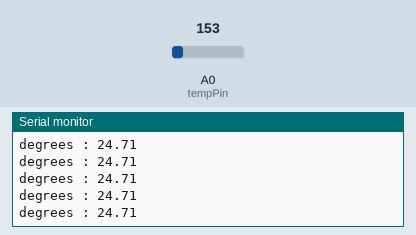
Bench run of a sketch on a simulated Arduino Uno, built with avr-gcc and run on an emulated ATmega328P. Parts: the last lines printed to the serial monitor. The inputs (shaded band) are chosen by the test bench; at power-on: A0 (tempPin) = 153.

Above: at 1.2 s.
1.3 s: A0 (tempPin) set to 165
At 1.31 s:
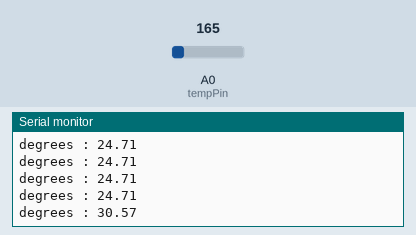
2.8 s: A0 (tempPin) set to 175
At 2.82 s:
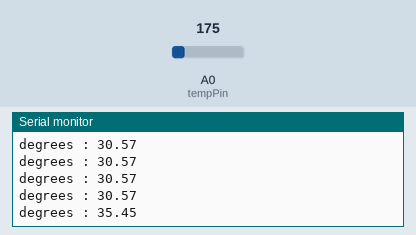
Timing chart, 0 to 5.8 s (numbered marks = the images above; inputs shaded):
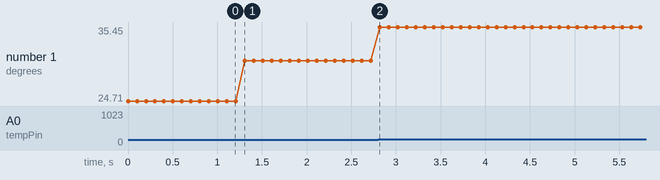

Measured:
- after the input at 1.3 s, the serial monitor: prints a new line at once (image 1)
- after the input at 2.8 s, the serial monitor: prints a new line at once (image 2)
- plotted number 1: 24.71 → 30.57 after the input at 1.3 s, 30.57 → 35.45 after the input at 2.8 s

The sketch:

11.Temperature_Sensor.ino
```cpp
int tempPin = A0;

void setup() {
  pinMode(tempPin, INPUT);
  Serial.begin(9600);
}

void loop() {
  int sensorValue = analogRead(tempPin);
  float voltage = sensorValue / 1024.0 * 5.0;
  float temperature = (voltage - 0.5) * 100;
  Serial.print("degrees : ");
  Serial.println(temperature);
  delay(100);
}
```
